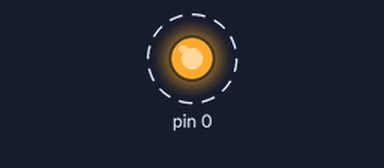
Bench run of a sketch on a simulated Arduino Uno, built with avr-gcc and run on an emulated ATmega328P. On the bench: output pins drawn as LEDs (lit = HIGH). Dashed ring = blinking.

Above: at 0.12 s.
Timing chart, 0 to 3.0 s (numbered marks = the images above):
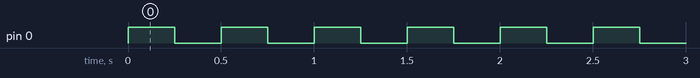

Measured:
- by itself, pin 0: alternates HIGH for 0.25 s and LOW for 0.25 s

The sketch:

Tiny88_Blink.ino
```cpp
/*
                    Simply blink sketch

                         ATTiny88
                     -----------------
               Pin  -|                |-  D2 PD2  INT0
               GND  -|                |-  D1 PD1  TXD
               5v   -|                |-  D0 PD0  LED RXD
    OC2B  PD3   D3  -|                |-  RST
          PD4   D4  -|                |-  D25 PC7
    OC0B  PD5   D5  -|                |-  D24 ADC5  SCL PC5
    AIN0  PD6   D6  -|                |-  D23 ADC4  SDA PC4
    AIN1  PD7   D7  -|                |-  D22 ADC3  PC3
          PB0   D8  -|                |-  D21 ADC2  PC2
    OC1A  PB1   D9  -|                |-  D20 ADC1  PC1
OC1B  SS  PB2   D10 -|                |-  D19 ADC0  PC0
    MOSI  PB3   D11 -|                |-  D18 ADC7  PA1
    MISO  PB4   D12 -|      -----     |-  D17 ADC6  PA0
     SCK  PB5   D13 -|     | USB |    |-  D16 PA3
          PB7   D14 -|     |     |    |-  D15 PA2
                      -----------------

 */

/************************* Defines ********************************/
#define DEBUG 0

#if DEBUG == 1
#define dprint(expression) Serial.print("# "); Serial.print( #expression ); Serial.print( ": " ); Serial.println( expression )
#define dshow(expression) Serial.println( expression )
#else
#define dprint(expression)
#define dshow(expression)
#endif

#ifndef cbi
#define cbi(sfr, bit) (_SFR_BYTE(sfr) &= ~_BV(bit))
#endif
#ifndef sbi
#define sbi(sfr, bit) (_SFR_BYTE(sfr) |= _BV(bit))
#endif


/************************** Variables *****************************/
boolean flip = false;

/**************************  Functions ****************************/


/******************************************************************/
/*************************** Setup ********************************/
/******************************************************************/
void setup() {
  if (DEBUG) {
    Serial.begin(115200);
  }


  /************************* Setup Pins ***************************/
  /* Pin D0 as OUTPUT for LED */
  DDRD |= _BV (0);


}/**************************  End Setup **************************/


/******************************************************************/
/**************************** Loop ********************************/
/******************************************************************/
void loop() {
 flip = !flip;
 if(flip){
   /* Turn on LED */
  PORTD |= _BV (0);
 }else{
   /* Turn off LED */
  PORTD &= ~_BV (0);
 }

 delay(250);


}/*************************** End Loop *****************************/
```
